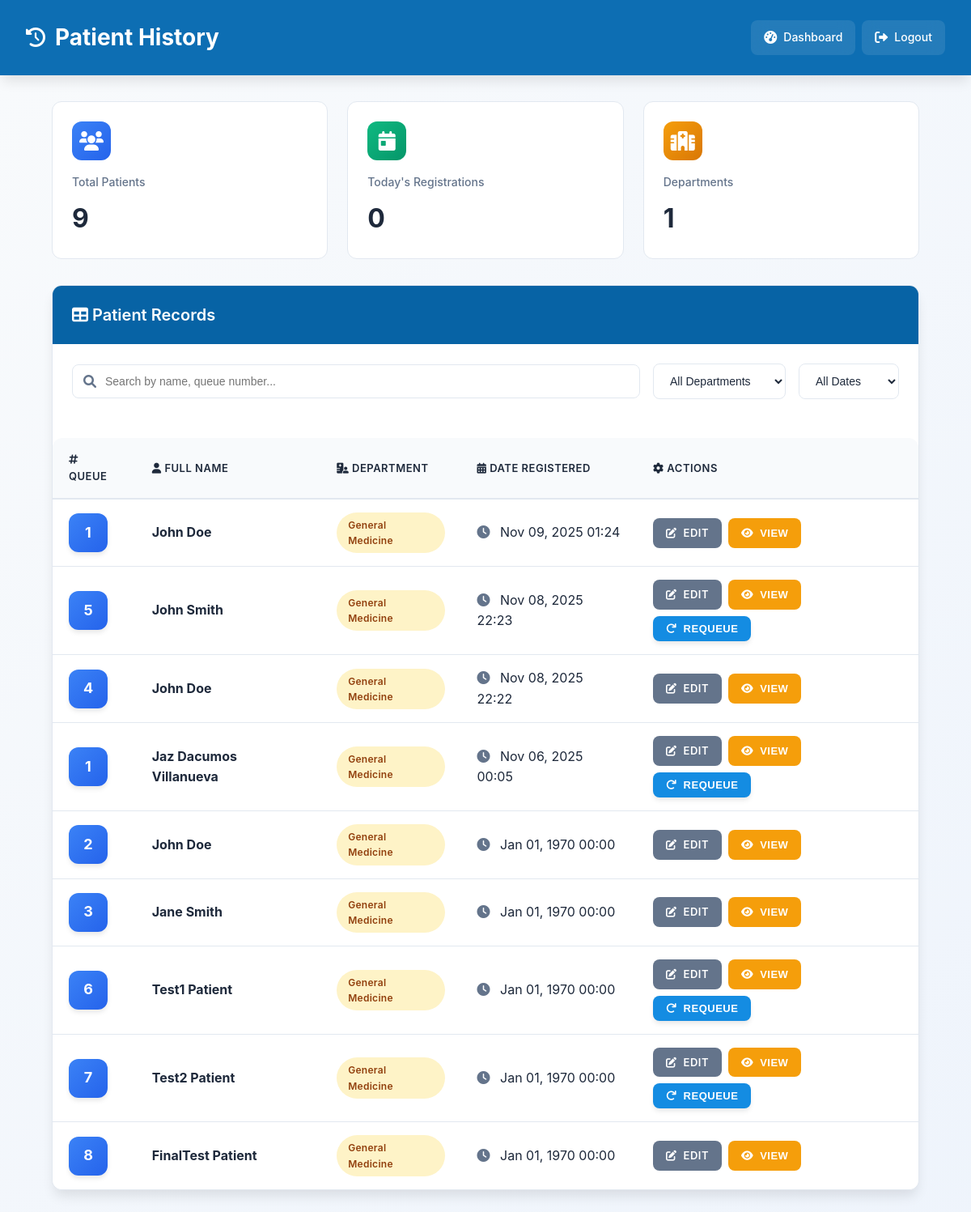
The page /public/receptionist_history.php (signed in) on the database its author committed.
### tables this page shows
CREATE TABLE `patients` (
  `id` int(11) NOT NULL,
  `first_name` varchar(100) NOT NULL,
  `middle_name` varchar(100) DEFAULT NULL,
  `last_name` varchar(100) NOT NULL,
  `age` int(11) NOT NULL,
  `contact_number` varchar(20) NOT NULL,
  `reason_for_visit` text DEFAULT NULL,
  `parent_guardian` varchar(255) DEFAULT NULL,
  `queue_number` int(11) NOT NULL,
  `department_id` int(11) NOT NULL,
  `department_staff_id` int(11) DEFAULT NULL,
  `status` enum('waiting','called','in consultation','done','cancelled','no show') NOT NULL DEFAULT 'waiting',
  `check_in_time` timestamp NOT NULL DEFAULT current_timestamp(),
  `created_at` timestamp NOT NULL DEFAULT current_timestamp(),
  `birthdate` date DEFAULT NULL,
  `address` text DEFAULT NULL,
  `gender` enum('male','female','prefer not to say') DEFAULT NULL,
  `civil_status` enum('single','married','widow') DEFAULT NULL,
  `registration_datetime` datetime DEFAULT NULL
);

CREATE TABLE `departments` (
  `id` int(11) NOT NULL,
  `name` varchar(255) NOT NULL
);

### app/models/Patient.php (called while the page is built, shortened)
<?php
class Patient {
    private $conn;
    private $table_name = "patients";
    public function __construct($db) {
        $this->conn = $db;
    }
    public function get_all_ordered_by_registration() {
        $query = "SELECT p.*, d.name as department_staff_name, dep.name as department_name
                  FROM " . $this->table_name . " p
                  LEFT JOIN department_staff d ON p.department_staff_id = d.id
                  LEFT JOIN departments dep ON p.department_id = dep.id
                  ORDER BY p.registration_datetime DESC";
        $stmt = $this->conn->prepare($query);
        $stmt->execute();
        return $stmt->get_result();
    }
    public function combineNames($first_name, $middle_name, $last_name) {
        $name_parts = array_filter([$first_name, $middle_name, $last_name]);
        return implode(' ', $name_parts);
    }
}
?>

### public/receptionist_history.php (the view, shortened to what this page needs)
<?php
require_once '../config/config.php';
require_once '../app/models/Patient.php';
$patient_model = new Patient($conn);
$patients = $patient_model->get_all_ordered_by_registration();
?>
<!DOCTYPE html>
<html lang="en">
<head>
    <link rel="stylesheet" href="css/style.css">
    <link rel="stylesheet" href="css/components/dashboard.css">
    <link rel="stylesheet" href="https://cdnjs.cloudflare.com/ajax/libs/font-awesome/6.0.0/css/all.min.css">
</head>
<body>
    <header>
        <h1><i class="fas fa-history"></i> Patient History</h1>
        <div class="header-nav">
            <a href="dashboard.php"><i class="fas fa-tachometer-alt"></i> Dashboard</a>
            <a href="../app/controllers/StaffController.php?action=logout" onclick="return confirm('Are you sure you want to logout?')">
                <i class="fas fa-sign-out-alt"></i> Logout
            </a>
        </div>
    </header>
    <div class="container">
        <main>
            <div class="stats-cards">
                <div class="stat-card">
                    <div class="stat-card-icon blue">
                        <i class="fas fa-users"></i>
                    </div>
                    <h3>Total Patients</h3>
                    <p class="stat-value" id="total-patients">0</p>
                </div>
                <div class="stat-card">
                    <div class="stat-card-icon green">
                        <i class="fas fa-calendar-day"></i>
                    </div>
                    <h3>Today's Registrations</h3>
                    <p class="stat-value" id="today-patients">0</p>
                </div>
                <div class="stat-card">
                    <div class="stat-card-icon orange">
                        <i class="fas fa-hospital"></i>
                    </div>
                    <h3>Departments</h3>
                    <p class="stat-value" id="total-departments">0</p>
                </div>
            </div>
            <div class="table-section">
                <div class="table-header">
                    <h3><i class="fas fa-table"></i> Patient Records</h3>
                </div>
                <div style="padding: 1.5rem;">
                    <div class="search-filter-bar">
                        <div class="search-box">
                            <i class="fas fa-search"></i>
                            <input type="text" id="search-input" placeholder="Search by name, queue number..." onkeyup="filterTable()">
                        </div>
                        <select class="filter-select" id="department-filter" onchange="filterTable()">
                            <option value="">All Departments</option>
                        </select>
                        <select class="filter-select" id="date-filter" onchange="filterTable()">
                            <option value="">All Dates</option>
                        </select>
                    </div>
                </div>
                <div class="table-wrapper">
                    <table id="patients-table">
                        <thead>
                            <tr>
                                <th><i class="fas fa-hashtag"></i> Queue</th>
                                <th><i class="fas fa-user"></i> Full Name</th>
                                <th><i class="fas fa-hospital-user"></i> Department</th>
                                <th><i class="fas fa-calendar-alt"></i> Date Registered</th>
                                <th><i class="fas fa-cog"></i> Actions</th>
                            </tr>
                        </thead>
                        <tbody>
                            <?php
                            while ($patient = $patients->fetch_assoc()):
                            ?>
                                <tr data-department="<?php echo htmlspecialchars($patient['department_name'] ?? ''); ?>"
                                    data-date="<?php echo date('Y-m-d', strtotime($patient['registration_datetime'])); ?>">
                                    <td>
                                        <div class="queue-number">
                                            <?php echo htmlspecialchars($patient['queue_number']); ?>
                                        </div>
                                    </td>
                                    <td>
                                        <strong><?php echo htmlspecialchars($patient_model->combineNames($patient['first_name'], $patient['middle_name'], $patient['last_name'])); ?></strong>
                                    </td>
                                    <td>
                                        <span class="status-badge status-waiting">
                                            <?php echo htmlspecialchars($patient['department_name'] ?? 'N/A'); ?>
                                        </span>
                                    </td>
                                    <td>
                                        <i class="fas fa-clock" style="color: var(--text-secondary); margin-right: 0.5rem;"></i>
                                        <?php echo date('M d, Y H:i', strtotime($patient['registration_datetime'])); ?>
                                    </td>
                                    <td>
                                        <div class="actions">
                                            <a href="edit_patient.php?id=<?php echo $patient['id']; ?>" class="btn btn-secondary">
                                                <i class="fas fa-edit"></i> Edit
                                            </a>
                                            <button class="btn btn-warning view-patient" data-id="<?php echo $patient['id']; ?>">
                                                <i class="fas fa-eye"></i> View
                                            </button>
                                            <?php if (in_array($patient['status'], ['no show', 'cancelled'])): ?>
                                                <button class="btn btn-primary requeue-patient" data-id="<?php echo $patient['id']; ?>">
                                                    <i class="fas fa-redo"></i> Requeue
                                                </button>
                                            <?php endif; ?>
                                        </div>
                                    </td>
                                </tr>
                            <?php endwhile; ?>
                        </tbody>
                    </table>
                </div>
            </div>
        </main>
    </div>
</body>
</html>

### public/css/style.css (style rules this page uses)
:root { --bg-color: #f8fafc; --card-bg: #ffffff; --text-color: #1e293b; --text-secondary: #6b7280; --border-color: #e2e8f0; --primary: #3b82f6; --primary-hover: #2563eb; --danger: #ef4444; --danger-hover: #dc2626; --success: #10b981; --warning: #f59e0b; --shadow: rgba(0, 0, 0, 0.1); --font-family: -apple-system, BlinkMacSystemFont, 'Segoe UI', Roboto, Oxygen, Ubuntu, Cantarell, sans-serif; --border-radius: 8px; --border-radius-lg: 12px; --border-radius-xl: 16px; --transition: all 0.3s ease; }
* { margin: 0; padding: 0; box-sizing: border-box; }
body { font-family: var(--font-family); background: var(--bg-color); color: var(--text-color); line-height: 1.6; min-height: 100vh; transition: var(--transition); }
.container { max-width: 1200px; margin: 0 auto; padding: 2rem; background: linear-gradient(135deg, var(--bg-color) 0%, rgba(59, 130, 246, 0.05) 100%); min-height: 100vh; }
main { padding: 2rem; }
h3 { font-size: 1.25rem; font-weight: 600; color: #475569; margin-bottom: 1rem; }
.btn { display: inline-flex; align-items: center; gap: 0.5rem; padding: 0.75rem 1.5rem; font-weight: 500; border-radius: 8px; text-decoration: none; border: none; cursor: pointer; font-size: 0.875rem; transition: all 0.2s ease; text-align: center; }
.btn-primary { background: linear-gradient(135deg, #667eea 0%, #764ba2 100%); color: white; }
.btn-secondary { background-color: #f1f5f9; color: #475569; border: 1px solid #e2e8f0; }
.btn-warning { background-color: #fffbeb; color: #d97706; border: 1px solid #fed7aa; }

### public/receptionist_history.php (style rules this page uses)
.search-filter-bar { display: flex; gap: 1rem; margin-bottom: 1.5rem; flex-wrap: wrap; align-items: center; }
.search-box { flex: 1; min-width: 250px; position: relative; }
.search-box input { width: 100%; padding: 0.75rem 1rem 0.75rem 2.5rem; border: 1px solid var(--border-color); border-radius: 8px; font-size: 0.875rem; background: var(--card-bg); color: var(--text-color); transition: all 0.3s ease; }
.search-box i { position: absolute; left: 0.875rem; top: 50%; transform: translateY(-50%); color: var(--text-secondary); }
.filter-select { padding: 0.75rem 1rem; border: 1px solid var(--border-color); border-radius: 8px; font-size: 0.875rem; background: var(--card-bg); color: var(--text-color); cursor: pointer; transition: all 0.3s ease; }
.stats-cards { display: grid; grid-template-columns: repeat(auto-fit, minmax(200px, 1fr)); gap: 1.5rem; margin-bottom: 2rem; }
.stat-card { background: var(--card-bg); padding: 1.5rem; border-radius: 12px; border: 1px solid var(--border-color); box-shadow: 0 4px 16px var(--shadow); transition: all 0.3s ease; }
.stat-card-icon { width: 48px; height: 48px; border-radius: 12px; display: flex; align-items: center; justify-content: center; font-size: 1.5rem; margin-bottom: 1rem; }
.stat-card-icon.blue { background: linear-gradient(135deg, #3b82f6 0%, #2563eb 100%); color: white; }
.stat-card-icon.green { background: linear-gradient(135deg, #10b981 0%, #059669 100%); color: white; }
.stat-card-icon.orange { background: linear-gradient(135deg, #f59e0b 0%, #d97706 100%); color: white; }
.stat-card h3 { font-size: 0.875rem; color: var(--text-secondary); margin: 0 0 0.5rem 0; font-weight: 500; }
.stat-card .stat-value { font-size: 2rem; font-weight: 700; color: var(--text-color); margin: 0; }
.table-wrapper { overflow-x: auto; border-radius: 12px; }

### rows shown on the page
patients: queue_number "1", first_name+middle_name+last_name "John Doe", department.name "General Medicine", registration_datetime "Nov 09, 2025 01:24"
patients: queue_number "5", first_name+middle_name+last_name "John Smith", department.name "General Medicine", registration_datetime "Nov 08, 2025 22:23"
patients: queue_number "4", first_name+middle_name+last_name "John Doe", department.name "General Medicine", registration_datetime "Nov 08, 2025 22:22"
patients: queue_number "1", first_name+middle_name+last_name "Jaz Dacumos Villanueva", department.name "General Medicine", registration_datetime "Nov 06, 2025 00:05"
patients: queue_number "2", first_name+middle_name+last_name "John Doe", department.name "General Medicine", registration_datetime "Jan 01, 1970 00:00"
patients: queue_number "3", first_name+middle_name+last_name "Jane Smith", department.name "General Medicine", registration_datetime "Jan 01, 1970 00:00"
patients: queue_number "6", first_name+middle_name+last_name "Test1 Patient", department.name "General Medicine", registration_datetime "Jan 01, 1970 00:00"
patients: queue_number "7", first_name+middle_name+last_name "Test2 Patient", department.name "General Medicine", registration_datetime "Jan 01, 1970 00:00"
patients: queue_number "8", first_name+middle_name+last_name "FinalTest Patient", department.name "General Medicine", registration_datetime "Jan 01, 1970 00:00"
